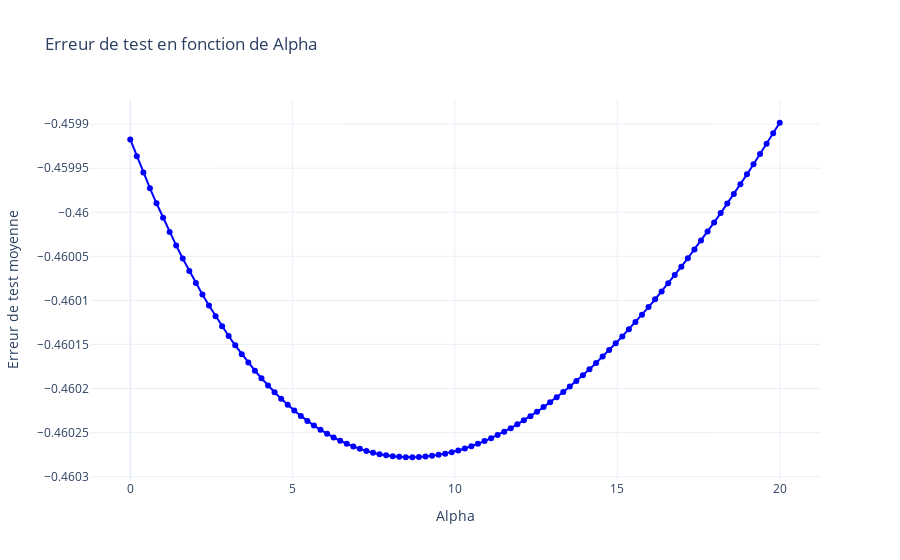
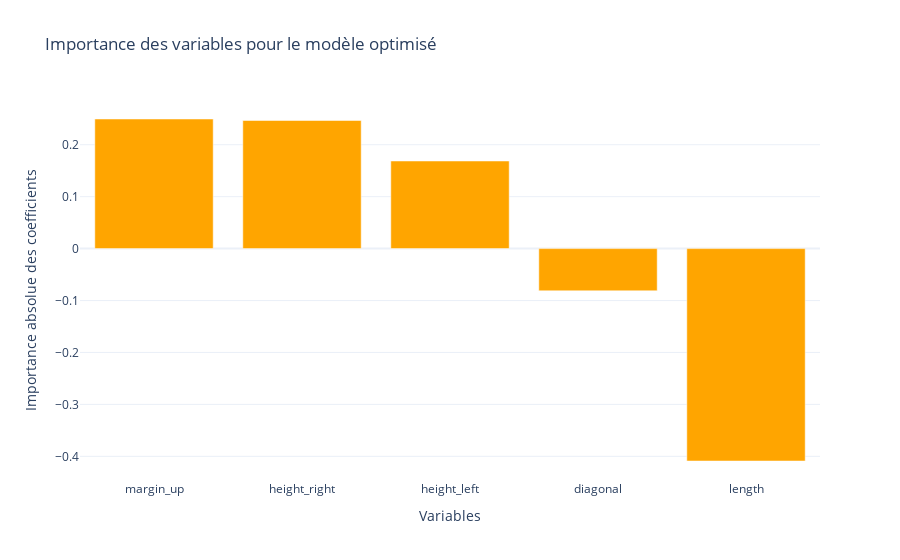

These figures' notebook cell, in order:
### Markdown cell above
### En utilisant R2

### Code cell
model_optimisation(linear_model.Ridge(), "r2", X_train, y_train, np.linspace(1e-10, 20, 100), X_test, y_test, feature_names)

### Figure 1 — Plotly figure (JSON) as saved in the notebook; plotly's stock layout.template omitted (floating-point values rounded to 4 significant figures)
{"data": [{"line": {"color": "blue"}, "mode": "lines+markers", "name": "Erreur de test moyenne", "type": "scatter", "x": [1e-10, 0.202, 0.404, 0.6061, 0.8081, 1.01, 1.212, 1.414, 1.616, 1.818, 2.02, 2.222, 2.424, 2.626, 2.828, 3.03, 3.232, 3.434, 3.636, 3.838, 4.04, 4.242, 4.444, 4.646, 4.848, 5.051, 5.253, 5.455, 5.657, 5.859, 6.061, 6.263, 6.465, 6.667, 6.869, 7.071, 7.273, 7.475, 7.677, 7.879, 8.081, 8.283, 8.485, 8.687, 8.889, 9.091, 9.293, 9.495, 9.697, 9.899, 10.1, 10.3, 10.51, 10.71, 10.91, 11.11, 11.31, 11.52, 11.72, 11.92, 12.12, 12.32, 12.53, 12.73, 12.93, 13.13, 13.33, 13.54, 13.74, 13.94, 14.14, 14.34, 14.55, 14.75, 14.95, 15.15, 15.35, 15.56, 15.76, 15.96, 16.16, 16.36, 16.57, 16.77, 16.97, 17.17, 17.37, 17.58, 17.78, 17.98, 18.18, 18.38, 18.59, 18.79, 18.99, 19.19, 19.39, 19.6, 19.8, 20], "y": [-0.4599, -0.4599, -0.46, -0.46, -0.46, -0.46, -0.46, -0.46, -0.4601, -0.4601, -0.4601, -0.4601, -0.4601, -0.4601, -0.4601, -0.4601, -0.4602, -0.4602, -0.4602, -0.4602, -0.4602, -0.4602, -0.4602, -0.4602, -0.4602, -0.4602, -0.4602, -0.4602, -0.4602, -0.4602, -0.4603, -0.4603, -0.4603, -0.4603, -0.4603, -0.4603, -0.4603, -0.4603, -0.4603, -0.4603, -0.4603, -0.4603, -0.4603, -0.4603, -0.4603, -0.4603, -0.4603, -0.4603, -0.4603, -0.4603, -0.4603, -0.4603, -0.4603, -0.4603, -0.4603, -0.4603, -0.4603, -0.4602, -0.4602, -0.4602, -0.4602, -0.4602, -0.4602, -0.4602, -0.4602, -0.4602, -0.4602, -0.4602, -0.4602, -0.4602, -0.4602, -0.4602, -0.4602, -0.4602, -0.4601, -0.4601, -0.4601, -0.4601, -0.4601, -0.4601, -0.4601, -0.4601, -0.4601, -0.4601, -0.4601, -0.4601, -0.46, -0.46, -0.46, -0.46, -0.46, -0.46, -0.46, -0.46, -0.46, -0.4599, -0.4599, -0.4599, -0.4599, -0.4599]}], "layout": {"autosize": true, "title": {"text": "Erreur de test en fonction de Alpha"}, "xaxis": {"autorange": true, "range": [-1.236, 21.24], "title": {"text": "Alpha"}, "type": "linear"}, "yaxis": {"autorange": true, "range": [-0.4603, -0.4599], "title": {"text": "Erreur de test moyenne"}, "type": "linear"}}}

### Figure 2 — Plotly figure (JSON) as saved in the notebook; plotly's stock layout.template omitted (floating-point values rounded to 4 significant figures)
{"data": [{"marker": {"color": "orange"}, "name": "Importance des variables", "type": "bar", "x": ["margin_up", "height_right", "height_left", "diagonal", "length"], "y": [0.2495, 0.2466, 0.1687, -0.08124, -0.4089]}], "layout": {"autosize": true, "title": {"text": "Importance des variables pour le modèle optimisé"}, "xaxis": {"autorange": true, "range": [-0.5, 4.5], "title": {"text": "Variables"}, "type": "category"}, "yaxis": {"autorange": true, "range": [-0.4455, 0.2861], "title": {"text": "Importance absolue des coefficients"}, "type": "linear"}}}
